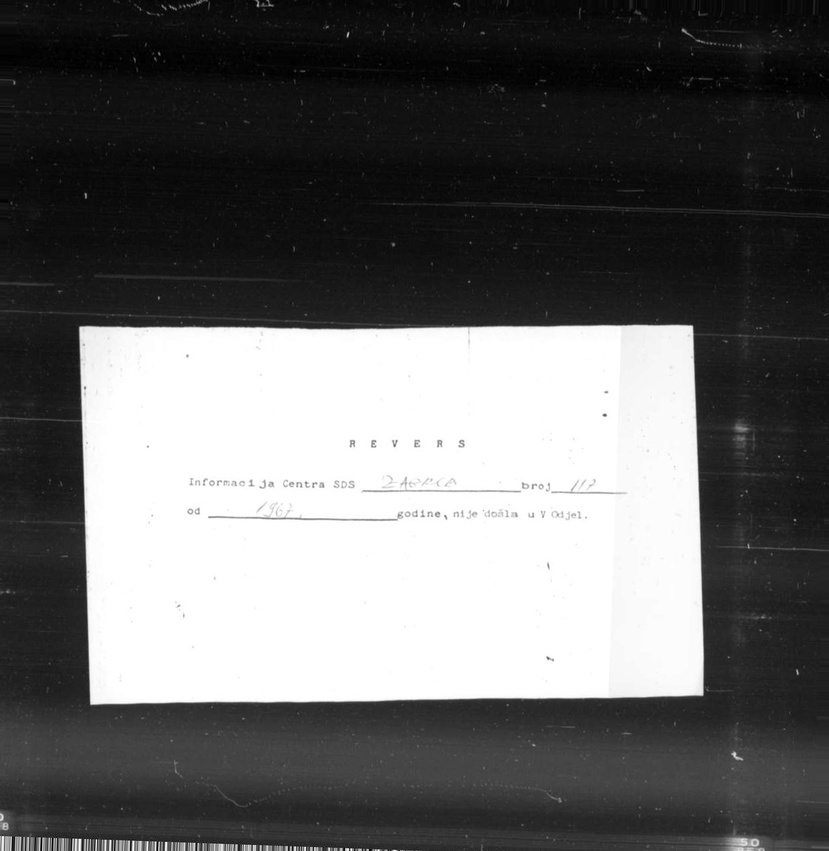
#> input picture various_testing/Z05353721.jpg, 829 x 851 px, shrunk from 1248 x 1280 before the run, found by its file name
$ python tes.py
#> lines starting #> are read from the running program, lines starting #| are printed output that depends on the picture; after the words box and inside, x2 and y2 are one past the last pixel; in counts of white or black regions, pixels touching at a corner belong together
import cv2
import pytesseract
import os
import numpy as np
import math

from PIL import Image, ImageEnhance
from pathlib import Path
from matplotlib import pyplot as plt

image = cv2.imread("various_testing/Z05353721.jpg")
#> image is the input picture: shape (851, 829, 3); min 0, max 255, mean 102.5
img_gray = cv2.cvtColor(image, cv2.COLOR_BGR2GRAY)
ret, thresh = cv2.threshold(img_gray, 200, 255, cv2.THRESH_BINARY)
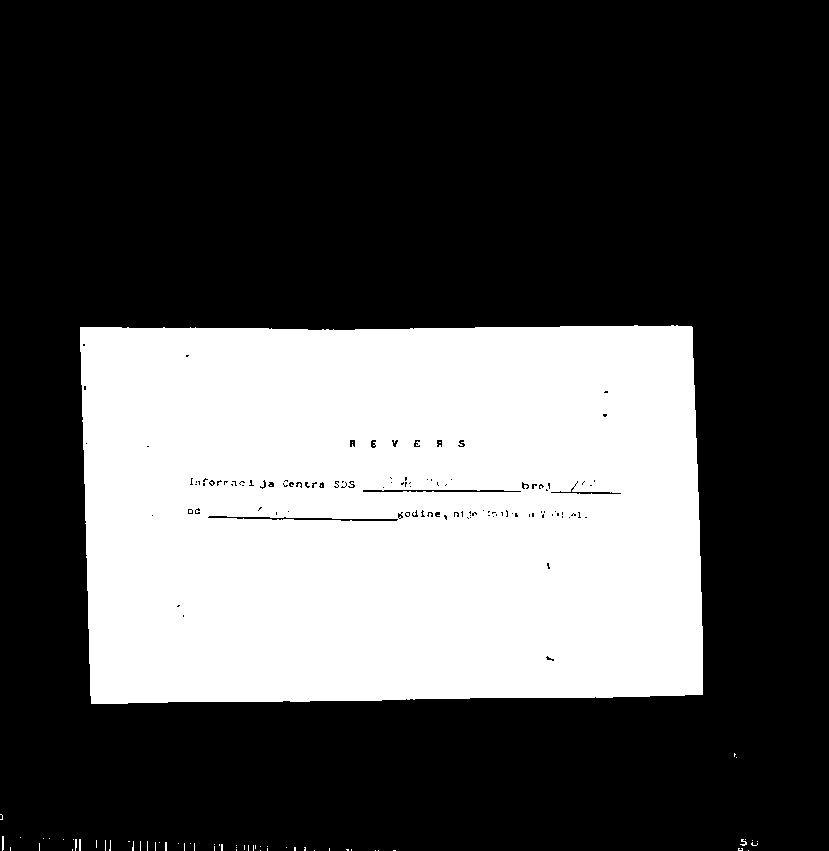
#> thresh: shape (851, 829); 32.2% white; 65 white regions (60 under 20 px)
# cv2.imwrite('demo/dataset-result/Z05353401-bw.jpg', thresh)

contours, hierarchy = cv2.findContours(image=thresh, mode=cv2.RETR_TREE, method=cv2.CHAIN_APPROX_NONE)
#> contours = 210 contours, 179 with area under 20; largest, box (x1, y1, x2, y2) and area: (80, 325, 703, 704) 227415, (207, 515, 399, 522) 532, (362, 489, 522, 493) 440, (550, 486, 622, 495) 184, (370, 439, 377, 449) 44
image_copy = image.copy()

#> (the run stopped early here; a loop or call above may not have finished)
